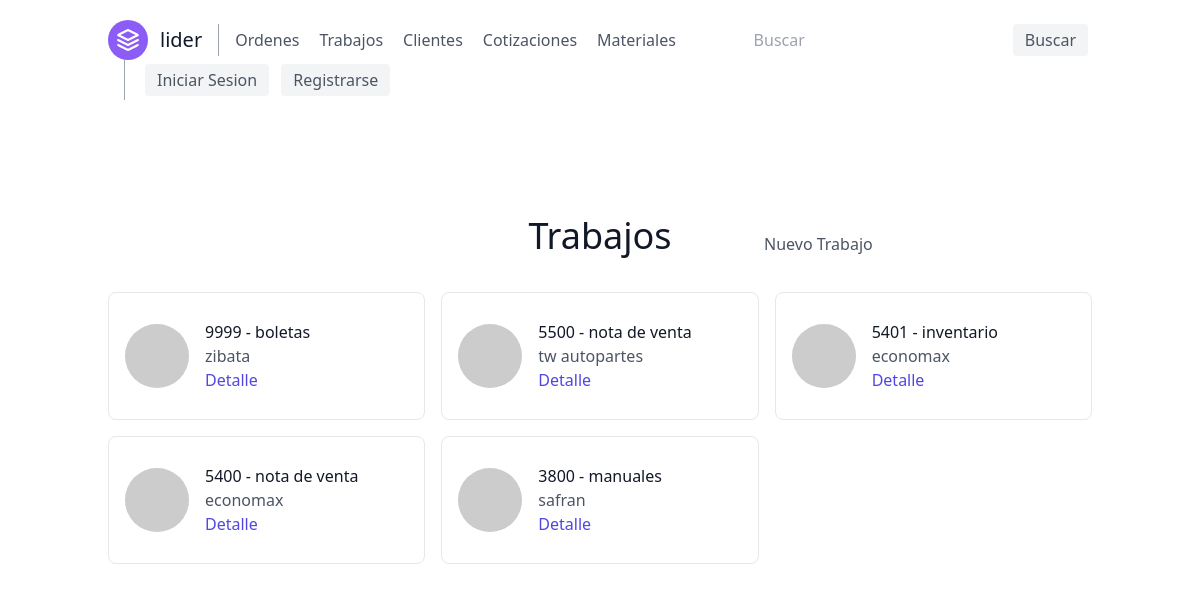
Before: /trabajos/ with the older database file.
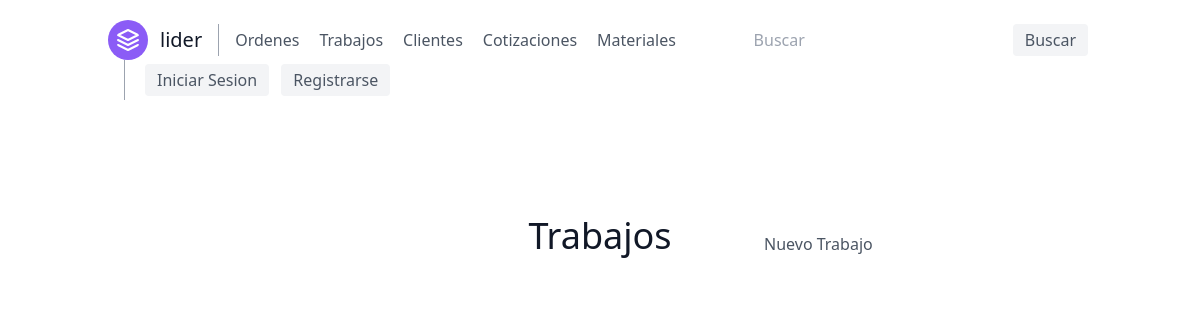
After: the same page with the newer database file.
### orders/models.py (models this page shows, shortened)
class Lider(models.Model):
    lider_id = models.CharField('Numero de Lider', max_length=4,
                                validators=[RegexValidator(r'^\d{1,10}$')], primary_key=True)
    doc_description = models.CharField(verbose_name='Descripcion del formato',
                                       max_length=250, default='NOTA DE VENTA')
    customer = models.ForeignKey(Customer, on_delete=models.CASCADE, default='')
    doc_inks = models.CharField(max_length=14, choices=[('negra', 'NEGRA'),
                                                        ('reflex', 'AZUL REFLEX'),
                                                        ('rojo032', 'ROJO 032CV'),
                                                        ('naranjaDirecto', 'NARANJA DIRECTO')
                                                        ],
                                default='reflex')

class Customer(models.Model):
    name_company = models.CharField(verbose_name='Nombre/Empresa', max_length=50)
    email = models.EmailField(verbose_name='Correo', null=True)
    phone_number = models.CharField(verbose_name='Telefono', max_length=10, validators=[RegexValidator(r'^\d{1,10}$')])
    address = models.CharField(verbose_name='Domicilio', max_length=100, null=True)
    shipping = models.BooleanField(verbose_name='Entrega a domicilio')
    def __str__(self):
        return self.name_company

### lider/views.py (the view)
# urls.py: path('', LiderView.as_view(), name='lider'),
class LiderView(ListView):
    model = Lider
    template_name = 'lider/lider_list.html'
    ordering = ['-lider_id']

### lider/templates/lider/lider_list.html
{% extends 'base.html' %}
{% block content %}
    <section class="text-gray-600 body-font">
        <div class="container px-5 py-24 mx-auto">
            <div class="grid grid-cols-3 text-center w-full mb-5">
                <p></p>
                <h1 class="sm:text-4xl text-3xl font-medium title-font mb-4 text-gray-900">Trabajos</h1>
                <a class="grid content-center justify-start" href="{% url 'lider-create' %}">Nuevo Trabajo</a>
            </div>
            <div class="flex flex-wrap -m-2">
                {% for lider in lider_list %}
                    <div class="p-2 lg:w-1/3 md:w-1/2 w-full h-36">
                        <div class="h-full flex items-center border-gray-200 border p-4 rounded-lg">
                            <img alt="team"
                                 class="w-16 h-16 bg-gray-100 object-cover object-center flex-shrink-0 rounded-full mr-4"
                                 src="https://dummyimage.com/80x80">
                            <div class="flex-grow">
                                <h2 class="text-gray-900 title-font font-medium">{{ lider.lider_id }} - {{ lider.doc_description|lower }}</h2>
                                <p>{{ lider.customer }}</p>
                                <a href="{% url 'lider-detail' lider.pk  %}"
                                   class="text-indigo-600 hover:text-blue-500">Detalle</a>
                            </div>
                        </div>
                    </div>
                {% endfor %}
            </div>
        </div>
    </section>
{% endblock content %}

Changed rows visible on the page:
removed Lider: lider_id "9999", doc_description "boletas", customer "zibata"
removed Lider: lider_id "5500", doc_description "nota de venta", customer "tw autopartes"
removed Lider: lider_id "5401", doc_description "inventario", customer "economax"
removed Lider: lider_id "5400", doc_description "nota de venta", customer "economax"
removed Lider: lider_id "3800", doc_description "manuales", customer "safran"
